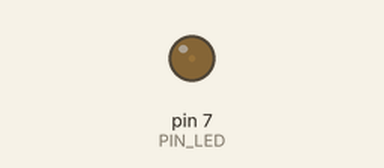
The sketch below on a simulated Arduino Uno, built with avr-gcc and run on an emulated ATmega328P. Shown: output pins drawn as LEDs (lit = HIGH).

Above: at 0.05 s.
At 0.95 s:
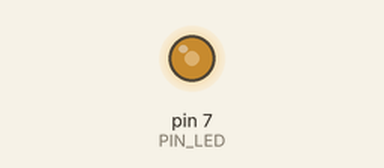
At 1.5 s:
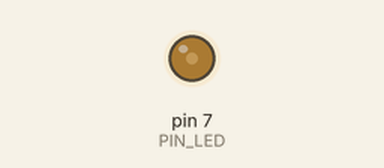
Timing chart, 0 to 4.4 s (numbered marks = the images above):
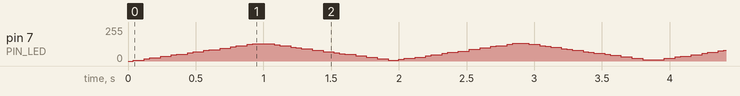

The sketch:

sketch_sep21b.ino
```cpp
#define PIN_LED 7

void setup() {
  pinMode(PIN_LED, OUTPUT);

}

int pwm_period = 1000;

void set_period(int period) {
  if(period >= 100 && period <= 10000){
    pwm_period = period;
  }
  else{
    printf("Period 값이 원하던 값과 다릅니다. 다른것을 입력하여 주십시오.");
  }
}

void set_duty(int duty) {

  if(duty<0 || duty > 100)
    return;

  unsigned long time_on =(unsigned long)pwm_period * duty / 100;
  unsigned long time_off = pwm_period - time_on;

  digitalWrite(PIN_LED, HIGH);
  delayMicroseconds(time_on);

  digitalWrite(PIN_LED, LOW);
  delayMicroseconds(time_off);
}

void loop() {
  set_period(100);

  int cycles = 1000000 / pwm_period;
  int half_cycles = cycles / 2;

  for (int i = 0; i < cycles; i++) {

    int duty;

    if (i < half_cycles) {
      duty = i * 100L / half_cycles;
    }

    else {
      duty = (cycles - i) * 100L / half_cycles;
    }

    set_duty(duty);
  }
}
```
